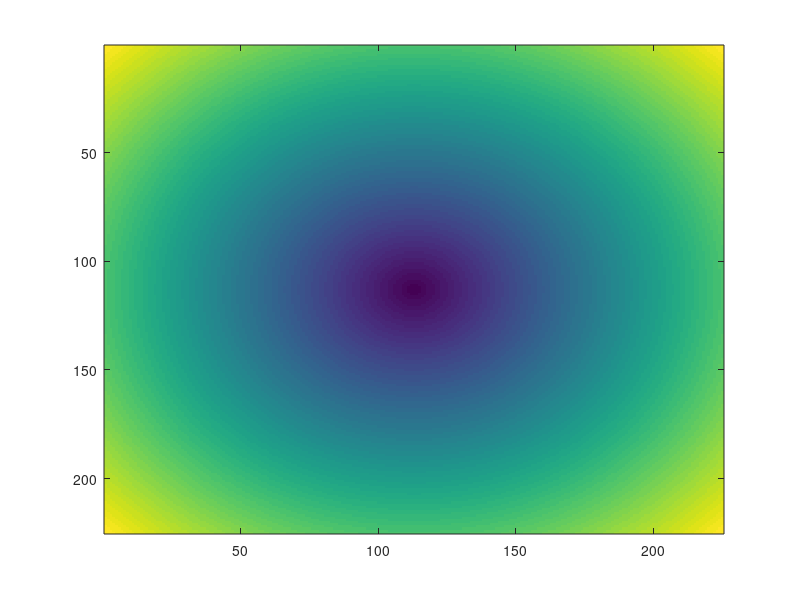

MATLAB code for this plot:
[x y] = meshgrid(-224/2:224/2, -224/2:224/2);

%imagesc(x);
imagesc(sqrt(x.^2 + y.^2));
%imagesc(sqrt((x-64).^2 + y.^2));
